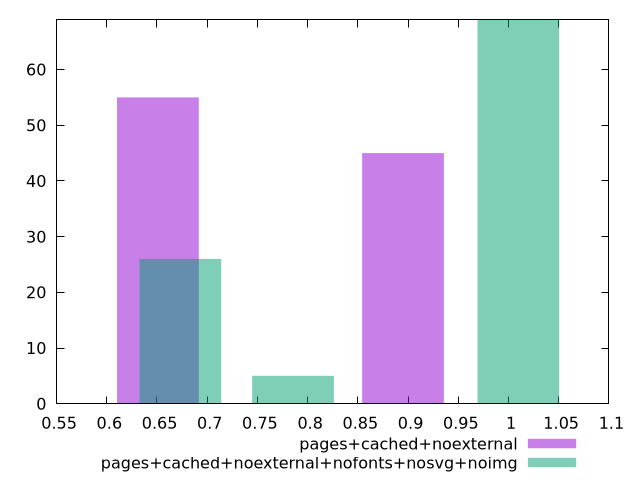

Generate this figure with gnuplot:
$_pagesCachedNoexternal <<EOF
0.6508912599374552 55
0.8949754824140009 45
EOF
$_pagesCachedNoexternalNofontsNosvgNoimg <<EOF
1.0098412824324787 69
0.6732275216216526 26
0.7854321085585946 5
EOF
set key outside below
set terminal pngcairo
set output "report_00005_2020-11-02T22-26-11.212Z/render-blocking-resources/render-blocking-resources_pages+cached+noexternal_pages+cached+noexternal+nofonts+nosvg+noimg+hist.png"
set boxwidth 0.0813614074921819
set style fill transparent solid 0.5 noborder
set yrange [0:69]
plot $_pagesCachedNoexternal title "pages+cached+noexternal" with boxes ,$_pagesCachedNoexternalNofontsNosvgNoimg title "pages+cached+noexternal+nofonts+nosvg+noimg" with boxes ,
